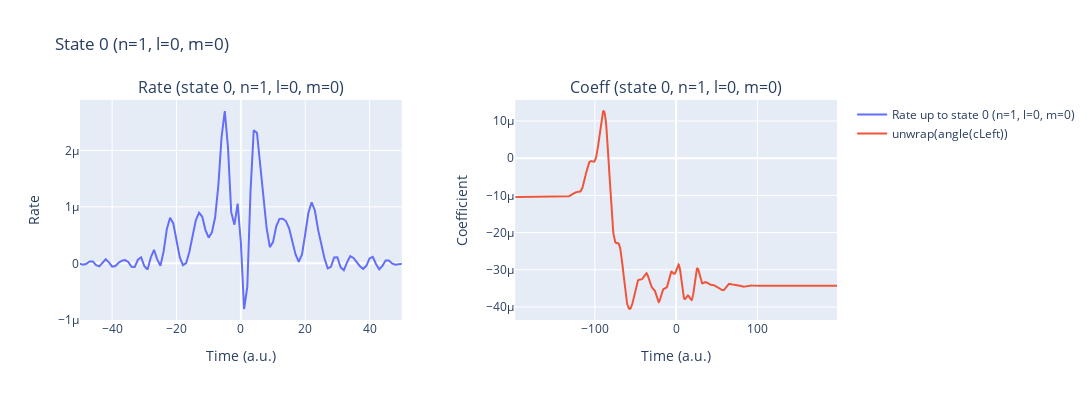

Notebook code for this chart:
### Code cell
laser_pulses.add_pulse(params['lam0'], params['intensity'], params['cep'], params['lam0']/ AtomicUnits.nm / AtomicUnits.speed_of_light)
laser_pulses.add_pulse(250, 8e9, -np.pi/2, 250/ AtomicUnits.nm / AtomicUnits.speed_of_light, t0=-104.88)
t_min, t_max = laser_pulses.get_time_interval()
time_recon_2= np.arange(int(t_min), int(t_max)+1, 1.)

rateExcited_2 = IonRate(time_recon_2, laser_pulses, params, dT=0.5, kernel_type='exact_SFA', excitedStates=1, coeffType="numerical", gauge="length", get_p_only=True, only_c0_is_1_rest_normal=True)

laser_pulses.reset()

### Figure 1 — Plotly figure (JSON) as saved in the notebook; plotly's stock layout.template omitted (floating-point values rounded to 4 significant figures; data arrays with more than 128 entries replaced by an {"elided": "..."} marker saying what was removed)
{"data": [{"mode": "lines", "name": "Rate up to state 0 (n=1, l=0, m=0)", "type": "scatter", "x": {"elided": "364 int values"}, "xaxis": "x", "y": {"elided": "364 float values"}, "yaxis": "y"}, {"mode": "lines", "name": "unwrap(angle(cLeft))", "type": "scatter", "x": {"elided": "793 float values"}, "xaxis": "x2", "y": {"elided": "793 float values"}, "yaxis": "y2"}], "layout": {"annotations": [{"font": {"size": 16}, "showarrow": false, "text": "Rate (state 0, n=1, l=0, m=0)", "x": 0.2125, "xanchor": "center", "xref": "paper", "y": 1, "yanchor": "bottom", "yref": "paper"}, {"font": {"size": 16}, "showarrow": false, "text": "Coeff (state 0, n=1, l=0, m=0)", "x": 0.7875, "xanchor": "center", "xref": "paper", "y": 1, "yanchor": "bottom", "yref": "paper"}], "height": 400, "title": {"text": "State 0 (n=1, l=0, m=0)"}, "width": 1200, "xaxis": {"anchor": "y", "domain": [0, 0.425], "range": [-50, 50], "title": {"text": "Time (a.u.)"}}, "xaxis2": {"anchor": "y2", "domain": [0.575, 1], "title": {"text": "Time (a.u.)"}}, "yaxis": {"anchor": "x", "domain": [0, 1], "title": {"text": "Rate"}}, "yaxis2": {"anchor": "x2", "domain": [0, 1], "title": {"text": "Coefficient"}}}}
